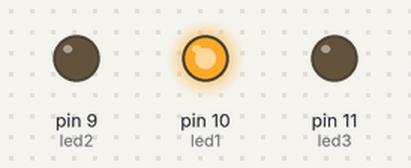
A sketch run on a simulated Arduino Uno, built with avr-gcc and run on an emulated ATmega328P. On the bench: output pins drawn as LEDs (lit = HIGH). Random numbers use the default seed unless the sketch sets one.

Above: at 0.05 s.
At 0.45 s:
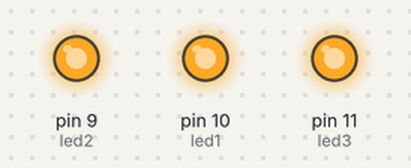
At 1.1 s:
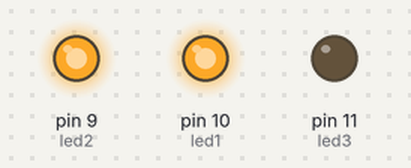
At 1.6 s:
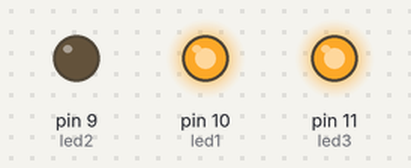
At 2.15 s:
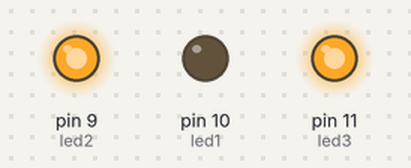
Timing chart, 0 to 5.0 s (numbered marks = the images above):
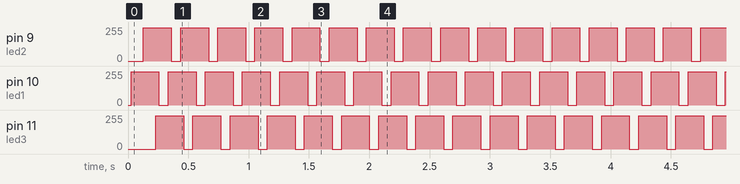

Measured:
- by itself, pin 9 (led2): moves between 0/255 and 250/255, repeating every 1.8 s
- by itself, pin 10 (led1): alternates 250/255 for 0.23 s and 0/255 for 0.08 s
- by itself, pin 11 (led3): moves between 0/255 and 250/255, repeating every 2.2 s

The sketch:

sketch_christmass_tree_lights_big_tree.ino
```cpp
// This sketch is used for three lights combined together (see stored device on main Christmass tree)
// channels looks like are mismatched, so below port numbers are corrected accordingly

int led1 = 10;//9;
int led2 = 9;//10;
int led3 = 11;//11

void setup()
{
  pinMode(led1, OUTPUT);
  pinMode(led2, OUTPUT);
  pinMode(led3, OUTPUT);
}

void loop()
{
  // running light effect
  for (int k = 0; k < 50; k++) {
    for (int i = 0; i < 3; i++) {
      if (i == 0) {
        fadeFromTo(led1, led2);
      } else if (i == 1) {
        fadeFromTo(led2, led3);
      } else if (i == 2) {
        fadeFromTo(led3, led1);
      }
      delay(50);
    }
  }
  for (int k = 0; k < 50; k++) {
    for (int i = 0; i < 3; i++) {
      if (i == 0) {
        fadeFromTo(led1, led3);
      } else if (i == 1) {
        fadeFromTo(led3, led2);
      } else if (i == 2) {
        fadeFromTo(led2, led1);
      }
      delay(50);
    }
  }

  // candle like effect
  for (int i = 0; i < 150; i++) {
    analogWrite(led1, random(150) + 105);
    analogWrite(led2, random(170) + 85);
    analogWrite(led3, random(120) + 135);
    delay(random(150));
  }

}

void fadeFromTo(int ledA, int ledB) {
  for (int i = 0; i <= 250; i+=10) {
    analogWrite(ledA, i);
    delay(1);
  }
  for (int i = 0; i <= 250; i+=10) {
    analogWrite(ledB, 250-i);
    delay(1);
  }
}
```
